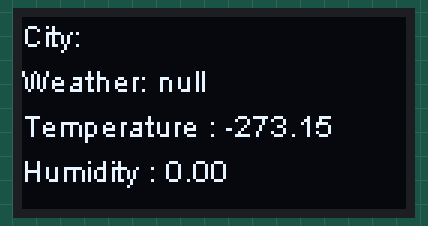
The sketch below on a simulated ESP8266 (NodeMCU). Parts: 128×64 one-colour display. WiFi joins after 1.5 s; servers stay silent unless stated; what the sketch prints to the serial monitor is not drawn.

Above: at 2.1 s.

The sketch:

City_Forecast.ino
```cpp
#include <ArduinoJson.h>
#include <ESP8266HTTPClient.h>
#include <ESP8266WiFi.h>
#include <WiFiClient.h>
#include <Wire.h>
#include "SSD1306Wire.h"

const char* ssid = ""; // Enter WiFi name
const char* password = ""; // Enter WiFi password

const String startpoint = "http://api.openweathermap.org/data/2.5/weather?q=";
const String endpoint = "&APPID=";
const String key = ""; // Enter yout API key

String City = "";
String line = "";
String temp_str = "";
String humidity_str = "";

WiFiClient wifi_client;
HTTPClient http_Webclient;

StaticJsonDocument<1024> doc;

SSD1306Wire display(0x3c, SDA, SCL);


void setup() {
  Serial.begin(115200);

  WiFi.mode(WIFI_STA);
  WiFi.disconnect();

  Serial.print("Connecting to ");
  Serial.print(ssid);
  Serial.println();

  WiFi.begin(ssid, password);

  display.init();

  display.flipScreenVertically();
  display.setFont(ArialMT_Plain_10);

  // Wait for the Wi-Fi connection
  int i = 0;
  while (WiFi.status() != WL_CONNECTED) {
    delay(1000);
    Serial.print(++i);
    Serial.print(".");
  }
  Serial.println("Connection established!");

  Serial.print("Enter city name : "); // City forecast you want

}

void loop() {
  if (Serial.available()) {
      String city = Serial.readStringUntil('\n');
      Serial.println(city);
      City = city;
  }
  if ((WiFi.status() == WL_CONNECTED) && (City.length() > 0 )) {
    Serial.println("Start Connection to server...");

    http_Webclient.begin(wifi_client, startpoint + City + endpoint + key);
    int httpCode = http_Webclient.GET();

    if (httpCode > 0) {
      Serial.printf("Req. from a client is handled by the server: Code = %d\n", httpCode);

      if (httpCode == HTTP_CODE_OK) {
        String payload = http_Webclient.getString();
        Serial.println(payload);
        line = http_Webclient.getString();
      }
    }
    else {
      Serial.printf("HTTP Connection failed : %s\n", http_Webclient.errorToString(httpCode).c_str());
    }
    http_Webclient.end();

  }
  DeserializationError error = deserializeJson(doc, line);

  JsonObject weather_0 = doc["weather"][0];
  String weather = weather_0["main"];
  double temperature = doc["main"]["temp"];
  double humidity = doc["main"]["humidity"];

  temp_str += "Temperature : ";
  temp_str += String(temperature - 273.15);

  humidity_str += "Humidity : ";
  humidity_str += String(humidity);

  display.drawString(0, 0, "City: " + City);
  display.drawString(0, 15, "Weather: " + weather);
  display.drawString(0, 30, temp_str);
  display.drawString(0, 45, humidity_str);
  display.display();

  delay(20000);

  // Text Initialization
  display.clear();
  weather = "";
  temp_str = "";
  humidity_str = "";

}
```
